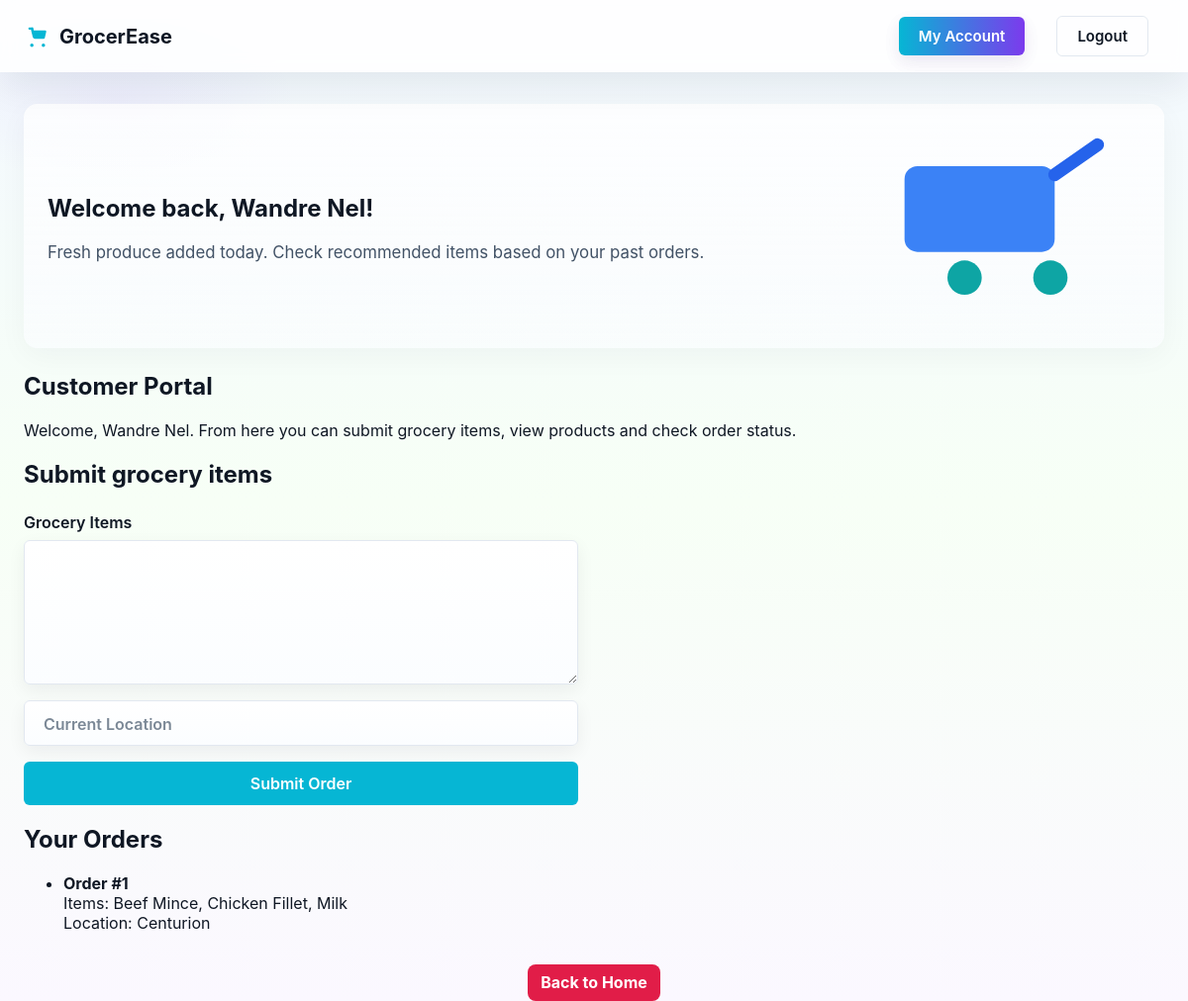
/customer_dashboard (signed in), run on an earlier commit of the app's database.
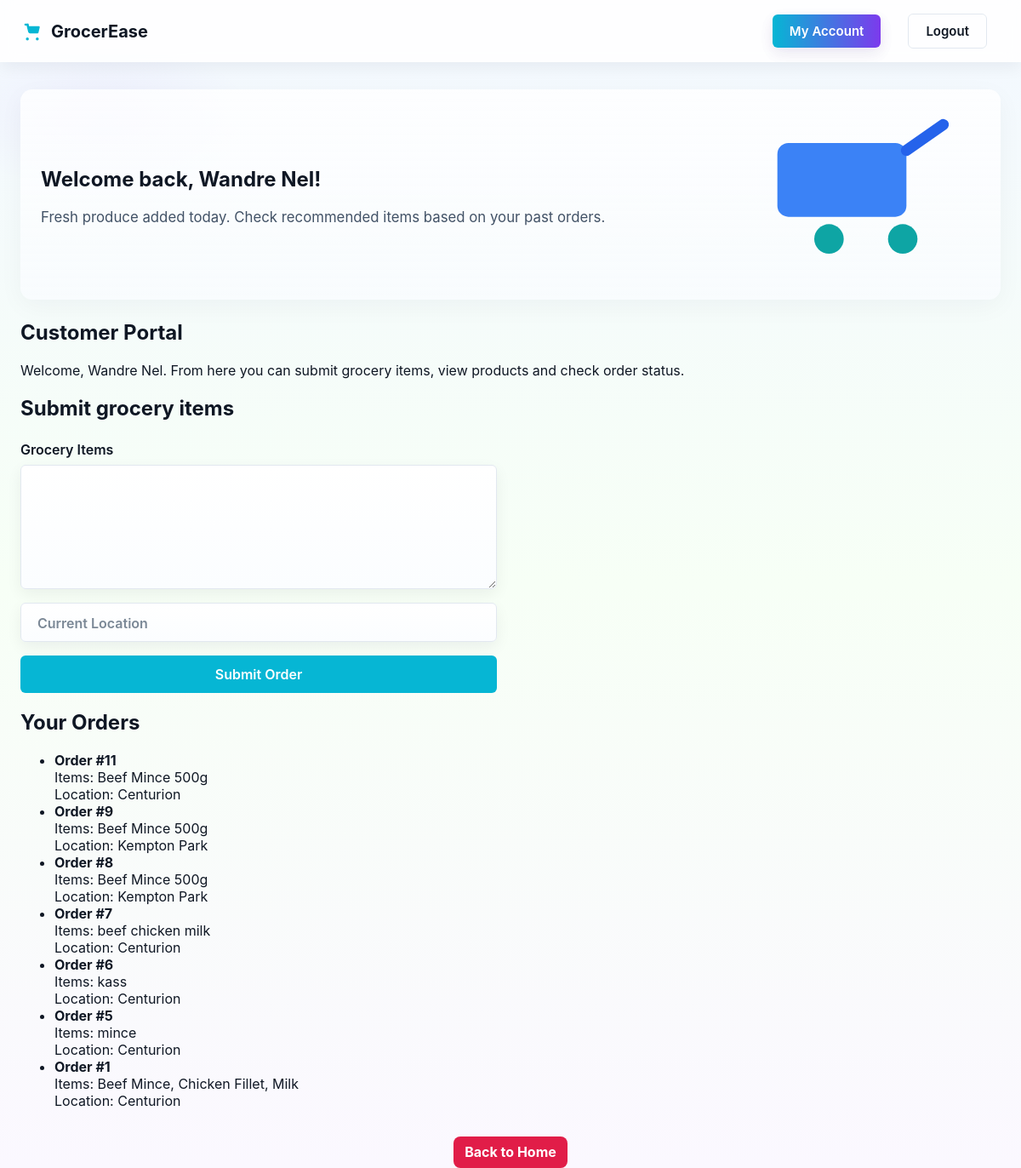
And on a later commit of the database.
### tables this page shows
CREATE TABLE cust_order (
    order_id INTEGER PRIMARY KEY,
    grc_items TEXT,
    customer_id INTEGER REFERENCES customer (customer_id),
    location_id INTEGER REFERENCES location (location_id)
);

CREATE TABLE location (
    location_id INTEGER PRIMARY KEY,
    loacation_name TEXT
);

### final.py (the view)
@app.route('/customer_dashboard')
def customer_dashboard():
    if 'user_id' not in session or session.get('user_type') != 'customer':
        flash('Please log in to access your dashboard.', 'warning')
        return redirect(url_for('login'))
    customer_id = session['user_id']
    conn = sqlite3.connect('newdata.db')
    conn.row_factory = sqlite3.Row
    cursor = conn.cursor()
    cursor.execute("""
        SELECT co.order_id,
               co.grc_items,
               l.loacation_name
        FROM cust_order AS co
        JOIN location AS l
          ON co.location_id = l.location_id
        WHERE co.customer_id = ?
        ORDER BY co.order_id DESC
    """, (customer_id,))
    orders = cursor.fetchall()
    conn.close()
    return render_template(
        'Customer.html',
        user_name=session.get('user_name'),
        orders=orders
    )

### Templates/Customer.html (shortened to what this page needs)
<!DOCTYPE html>
<html lang="en">
<head>
    <link rel="stylesheet" href="{{ url_for('serve_root_styles') }}">
</head>
<body>
    <header class="site-header">
        <div class="header-container">
            <a href="{{ url_for('home') }}" class="logo">
                <span class="logo-text">GrocerEase</span>
            </a>
            <nav class="nav-buttons">
                <a href="{{ url_for('customer_dashboard') }}" class="nav-btn nav-btn--primary">My Account</a>
                <a href="{{ url_for('logout') }}" class="nav-btn nav-btn--secondary">Logout</a>
            </nav>
        </div>
    </header>
    <main>
        <section class="page-hero">
            <div class="hero-content">
                <div class="hero-copy">
                    <h1>Welcome back, {{ user_name }}!</h1>
                    <p class="lead">Fresh produce added today. Check recommended items based on your past orders.</p>
                </div>
                <div class="hero-illustration" aria-hidden="true">
                </div>
            </div>
        </section>
        <h2>Customer Portal</h2>
        <p>Welcome, {{ user_name }}. From here you can submit grocery items, view products and check order status.</p>
        <section>
            <h2>Submit grocery items</h2>
            <form action="{{ url_for('submit_order') }}" method="post">
                <label for="items">Grocery Items</label>
                <textarea id="items" name="items" rows="6" required></textarea>
                <div class="form-field">
                    <input type="text" id="current-location" name="current-location" placeholder=" " required>
                    <label for="current-location">Current Location</label>
                </div>
                <p><button type="submit">Submit Order</button></p>
            </form>
        </section>
        <section>
    <h2>Your Orders</h2>
    {% if orders %}
        <ul class="order-list">
            {% for order in orders %}
                <li class="order-item">
                    <strong>Order #{{ order['order_id'] }}</strong><br>
                    Items: {{ order['grc_items'] }}<br>
                    Location: {{ order['loacation_name'] }}
                </li>
            {% endfor %}
        </ul>
    {% else %}
        <p>You don't have any orders yet. Submit your first grocery list above.</p>
    {% endif %}
</section>
    </main>
    <div class="back-to-home">
        <a class="btn btn--danger" href="{{ url_for('home') }}">Back to Home</a>
    </div>
</body>
</html>

What changed in the data, as far as the page shows it:
added cust_order: order_id "11", grc_items "Beef Mince 500g", loacation_name "Centurion"
added cust_order: order_id "9", grc_items "Beef Mince 500g", loacation_name "Kempton Park"
added cust_order: order_id "8", grc_items "Beef Mince 500g", loacation_name "Kempton Park"
added cust_order: order_id "7", grc_items "beef chicken milk", loacation_name "Centurion"
added cust_order: order_id "6", grc_items "kass", loacation_name "Centurion"
added cust_order: order_id "5", grc_items "mince", loacation_name "Centurion"
